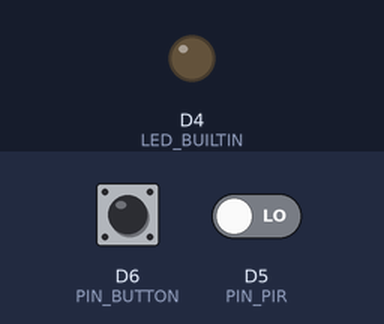
This program was run on a simulated ESP8266 (Wemos D1 mini). Parts: output pins drawn as LEDs (lit = HIGH, except the on-board LED, lit = LOW). Dashed ring = blinking. Inputs (shaded band) come from the test bench; at power-on: D5 (PIN_PIR) LOW, D6 (PIN_BUTTON) HIGH.

Above: at 1.2 s.
1.3 s: D5 (PIN_PIR) driven HIGH
At 1.37 s:
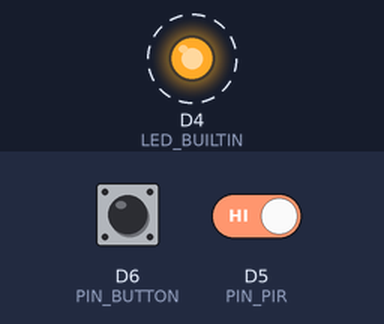
Timing chart, 0 to 10.3 s (numbered marks = the images above; inputs shaded):
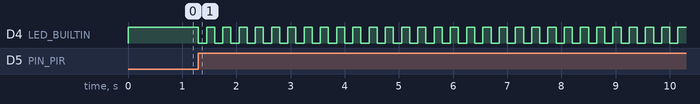

Measured:
- after the input at 1.3 s, D4 (LED_BUILTIN): alternates HIGH for 0.15 s and LOW for 0.15 s, starting at once

The program:

main.cpp
```cpp
// I Sanjay Kumar, 000811237 certify that the given work is my own work. I have not
// used any other person and not allowed anyone to use without due acknowledgment.

// COMP-10184 – Mohawk College
// PIR Sensor Test Application
// Turn on the blue LED with motion is detected.

#include <Arduino.h>
// saves the bool value if the motion dectected or not
bool motionDected = false;
// save the active state of alarm enabled or disavbled
bool alarmActive = true;
// save the button state pressed or not pressed
bool buttonPressed = false;
// this is the counter to stop the light blink from motion and set the dark light
bool flag = true;
// startup initially set to true to turn off the light initially
bool startup = true;

//  digital input pin definitions
#define PIN_PIR D5
#define PIN_BUTTON D6
// buttons delays definitions
#define BUTTON_DELAY 2000
#define BLINK_DELAY 150

// *************************************************************
void setup()
{
  // configure the USB serial monitor
  Serial.begin(115200);

  // configure the LED output
  pinMode(LED_BUILTIN, OUTPUT);

  // PIR sensor is an INPUT
  pinMode(PIN_PIR, INPUT);

  // Button is an INPUT
  pinMode(PIN_BUTTON, INPUT_PULLUP);
}

// *************************************************************
void loop()
{
  bool bPIR;   // store motion dectector value
  int iButton; // store button value
  // read the motion detector value
  bPIR = digitalRead(PIN_PIR);
  // read the push button input...
  iButton = digitalRead(D6);

  // Here I turn off the light initially used only once
  if (startup)
  {
    digitalWrite(LED_BUILTIN, HIGH);
    startup = false;
  }

  // if the alarm is active then we procedd further intialy set to true
  if (alarmActive)
  {
    if (bPIR == 1)
    {
      motionDected = true;
      // Serial.println("motion dected");
    }
    if (motionDected && flag)
    {
      // Serial.println("turning on the light");
      int i;
      for (i = 1; i <= 10; ++i)
      {
        if (alarmActive)
        {
          // turn the LED ON
          digitalWrite(LED_BUILTIN, LOW);
          delay(BLINK_DELAY);
          // turn the LED OFF
          digitalWrite(LED_BUILTIN, HIGH);
          delay(BLINK_DELAY);
          // turn the LED ON
          digitalWrite(LED_BUILTIN, LOW);
          delay(BLINK_DELAY);
          // turn the LED OFF
          digitalWrite(LED_BUILTIN, HIGH);
          delay(BLINK_DELAY);
          // turn the LED ON
          digitalWrite(LED_BUILTIN, LOW);
          delay(BLINK_DELAY);
          // turn the LED OFF
          digitalWrite(LED_BUILTIN, HIGH);
          delay(BLINK_DELAY);
          // turn the LED ON
          digitalWrite(LED_BUILTIN, LOW);
          delay(BLINK_DELAY);
          // turn the LED OFF
          digitalWrite(LED_BUILTIN, HIGH);
          delay(BLINK_DELAY);
        }
        else
        {
          break;
        }
      }
      digitalWrite(LED_BUILTIN, LOW); // turns on the light after blink
      flag = false;
      motionDected = false;
    }
  }
  // if the button is pressed now then it will reverse the alarm state and change the flag
  if (iButton == 0 && buttonPressed == false)
  {
    buttonPressed = true;
    alarmActive = !alarmActive;
    if (alarmActive)
    {
      flag = true;
      //Serial.println("activaed the alarm");
    }
    else
    {
      flag = false;
      //Serial.println("decactivaed the alarm");
    }
    digitalWrite(LED_BUILTIN, HIGH);
    delay(BUTTON_DELAY);
  }
  else if (iButton == 1)
  {
    buttonPressed = false;
  }
}
```
